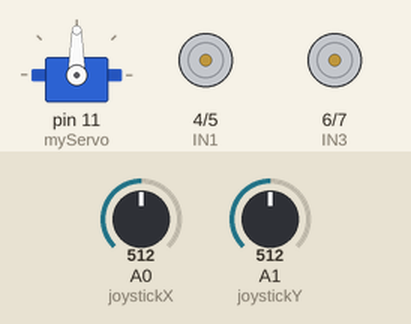
A sketch run on a simulated Arduino Uno, built with avr-gcc and run on an emulated ATmega328P. On the bench: servo, motor-driver pin pairs drawn as motors (green arrow = first pin HIGH = forward, orange = second pin HIGH = backward, longer = more drive, scaled by the enable pin). The inputs (shaded band) are chosen by the test bench; at power-on: A0 (joystickX) = 512, A1 (joystickY) = 512.

Above: at 1.2 s.
1.3 s: A0 (joystickX) set to 716
At 2.3 s:
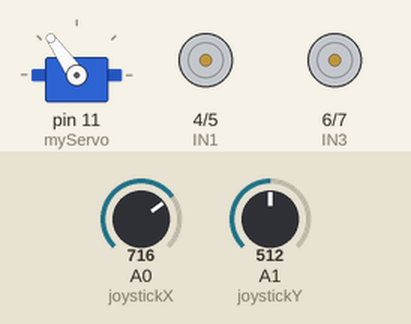
3.1 s: A1 (joystickY) set to 716
At 3.9 s:
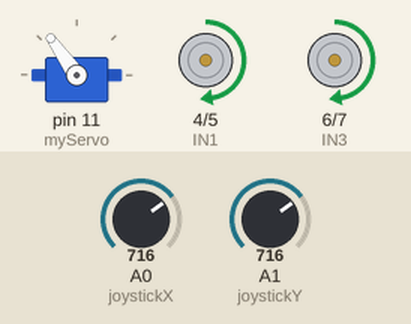
4.6 s: A0 (joystickX) set to 306
At 5.8 s:
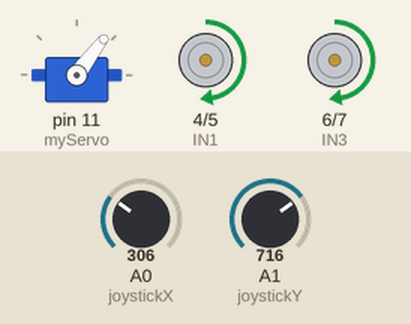
6.8 s: A0 (joystickX) set to 900
At 9.0 s:
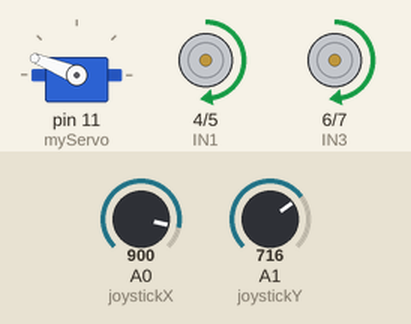
9.3 s: A1 (joystickY) set to 900
At 9.8 s:
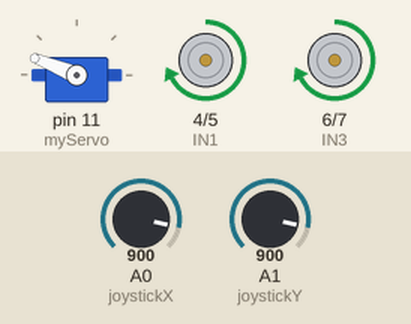
10.8 s: A0 (joystickX) set to 18
At 13.5 s:
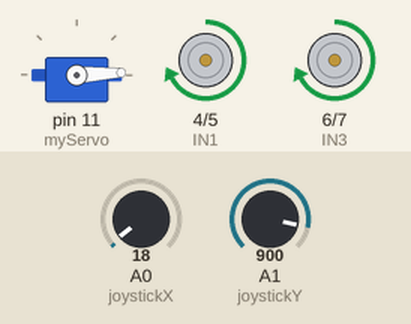
Timing chart, 0 to 14.8 s (numbered marks = the images above; inputs shaded):
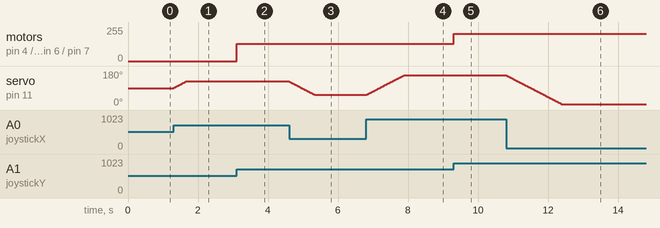

The sketch:

RemoteControlled.ino
```cpp
#include <Servo.h>

Servo myServo;

// Joystick pins
const int joystickX = A0;
const int joystickY = A1;

// Servo
int currentAngle = 90;

// Motor driver pins
const int ENA = 9;
const int ENB = 10;
const int IN1 = 4;
const int IN2 = 5;
const int IN3 = 6;
const int IN4 = 7;

void setup() {
  myServo.attach(11);
  myServo.write(currentAngle);

  // Motor pins
  pinMode(IN1, OUTPUT);
  pinMode(IN2, OUTPUT);
  pinMode(IN3, OUTPUT);
  pinMode(IN4, OUTPUT);
  pinMode(ENA, OUTPUT);
  pinMode(ENB, OUTPUT);
}

void loop() {
  // --- Steering ---
  int joystickXVal = analogRead(joystickX);
  int targetAngle = map(joystickXVal, 0, 1023, 0, 180);

  if (currentAngle < targetAngle) {
    currentAngle++;
    myServo.write(currentAngle);
    delay(10);
  } else if (currentAngle > targetAngle) {
    currentAngle--;
    myServo.write(currentAngle);
    delay(10);
  }

  // --- Driving ---
  int joystickYVal = analogRead(joystickY);
  int deadzone = 50;

  int speed = 0;
  if (abs(joystickYVal - 512) > deadzone) {
    if (joystickYVal > 512) {
      // Forward
      speed = map(joystickYVal, 513, 1023, 45, 255);
      digitalWrite(IN1, HIGH);
      digitalWrite(IN2, LOW);
      digitalWrite(IN3, HIGH);
      digitalWrite(IN4, LOW);
    } else {
      // Reverse
speed = map(joystickYVal, 0, 511, 255, 0);
      digitalWrite(IN1, LOW);
      digitalWrite(IN2, HIGH);
      digitalWrite(IN3, LOW);
      digitalWrite(IN4, HIGH);
    }
  } else {
    // Stop
    speed = 0;
    digitalWrite(IN1, LOW);
    digitalWrite(IN2, LOW);
    digitalWrite(IN3, LOW);
    digitalWrite(IN4, LOW);
  }

  analogWrite(ENA, speed);
  analogWrite(ENB, speed);
}
```

cyclespeed.cpp
```cpp
int ENB = 10;
int motor2pin1 = 8;
int motor2pin2 = 9;

void setup() {
  pinMode(ENB, OUTPUT);
  pinMode(motor2pin1, OUTPUT);
  pinMode(motor2pin2, OUTPUT);
Serial.begin(9600);
  digitalWrite(motor2pin1, HIGH);  // direction
  digitalWrite(motor2pin2, LOW);

  // gradually ramp up speed
  for (int i = 45; i <= 255; i++) {
    analogWrite(ENB, i);
    Serial.println(i);
    delay(20);
  }
  delay(1000);

    for (int g = 255; g >28; g--) {
    analogWrite(ENB, g);
    Serial.println(g);
    delay(20);
  }
}
void loop() {};
```

Measured:
- after the input at 1.3 s, servo on pin 11 (myServo): moves from 90° to 125° over 0.35 s, starting at once
- after the input at 3.1 s, motor on pin 4 (IN1) / pin 5 (IN2), motor on pin 6 (IN3) / pin 7 (IN4): stopped → forward 128/255 at once
- after the input at 4.6 s, servo on pin 11 (myServo): moves from 125° to 53° over 0.74 s, starting at once
- after the input at 6.8 s, servo on pin 11 (myServo): moves from 53° to 158° over 1.1 s, starting at once
- after the input at 9.3 s, motor on pin 4 (IN1) / pin 5 (IN2), motor on pin 6 (IN3) / pin 7 (IN4): forward 128/255 → forward 204/255 at once
- after the input at 10.8 s, servo on pin 11 (myServo): moves from 158° to 3° over 1.6 s, starting at once
